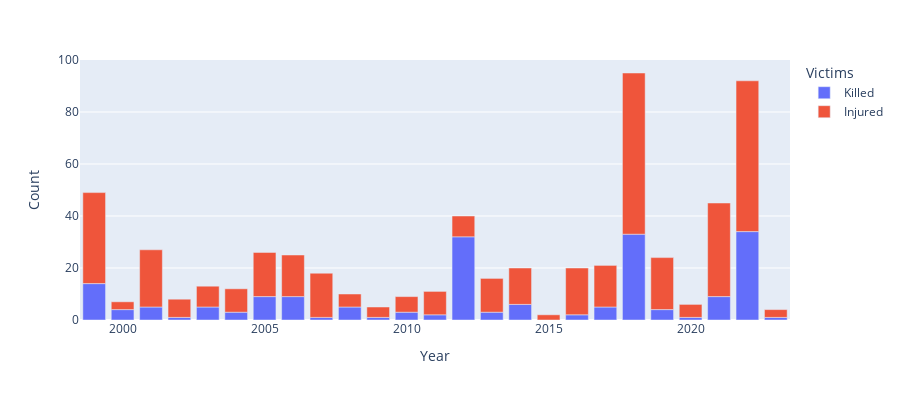

This figure's notebook cell:
### Code cell
labels={"sum_killed": "Killed", "sum_injured":"Injured"}
fig = px.bar(shootings_per_year, x="year", y=["sum_killed", "sum_injured"], height=400)
fig.for_each_trace(lambda t: t.update(name = labels[t.name],
                                      legendgroup = labels[t.name],
                                      hovertemplate = t.hovertemplate.replace(t.name, labels[t.name])
                                     )
                  )
fig.update_traces(hovertemplate='Year: %{x} <br> Victimes: %{y}')
fig.update_layout(legend_title="Victims", xaxis_title="Year", yaxis_title="Count")
fig.show()

### Figure 1 — Plotly figure (JSON) as saved in the notebook; plotly's stock layout.template omitted (floating-point values rounded to 4 significant figures)
{"data": [{"alignmentgroup": "True", "hovertemplate": "Year: %{x} <br> Victimes: %{y}", "legendgroup": "Killed", "marker": {"color": "#636efa", "pattern": {"shape": ""}}, "name": "Killed", "offsetgroup": "sum_killed", "orientation": "v", "showlegend": true, "textposition": "auto", "type": "bar", "x": [1999, 2000, 2001, 2002, 2003, 2004, 2005, 2006, 2007, 2008, 2009, 2010, 2011, 2012, 2013, 2014, 2015, 2016, 2017, 2018, 2019, 2020, 2021, 2022, 2023], "xaxis": "x", "y": [14, 4, 5, 1, 5, 3, 9, 9, 1, 5, 1, 3, 2, 32, 3, 6, 0, 2, 5, 33, 4, 1, 9, 34, 1], "yaxis": "y"}, {"alignmentgroup": "True", "hovertemplate": "Year: %{x} <br> Victimes: %{y}", "legendgroup": "Injured", "marker": {"color": "#EF553B", "pattern": {"shape": ""}}, "name": "Injured", "offsetgroup": "sum_injured", "orientation": "v", "showlegend": true, "textposition": "auto", "type": "bar", "x": [1999, 2000, 2001, 2002, 2003, 2004, 2005, 2006, 2007, 2008, 2009, 2010, 2011, 2012, 2013, 2014, 2015, 2016, 2017, 2018, 2019, 2020, 2021, 2022, 2023], "xaxis": "x", "y": [35, 3, 22, 7, 8, 9, 17, 16, 17, 5, 4, 6, 9, 8, 13, 14, 2, 18, 16, 62, 20, 5, 36, 58, 3], "yaxis": "y"}], "layout": {"barmode": "relative", "height": 400, "legend": {"title": {"text": "Victims"}, "tracegroupgap": 0}, "margin": {"t": 60}, "xaxis": {"anchor": "y", "domain": [0, 1], "title": {"text": "Year"}}, "yaxis": {"anchor": "x", "domain": [0, 1], "title": {"text": "Count"}}}}
